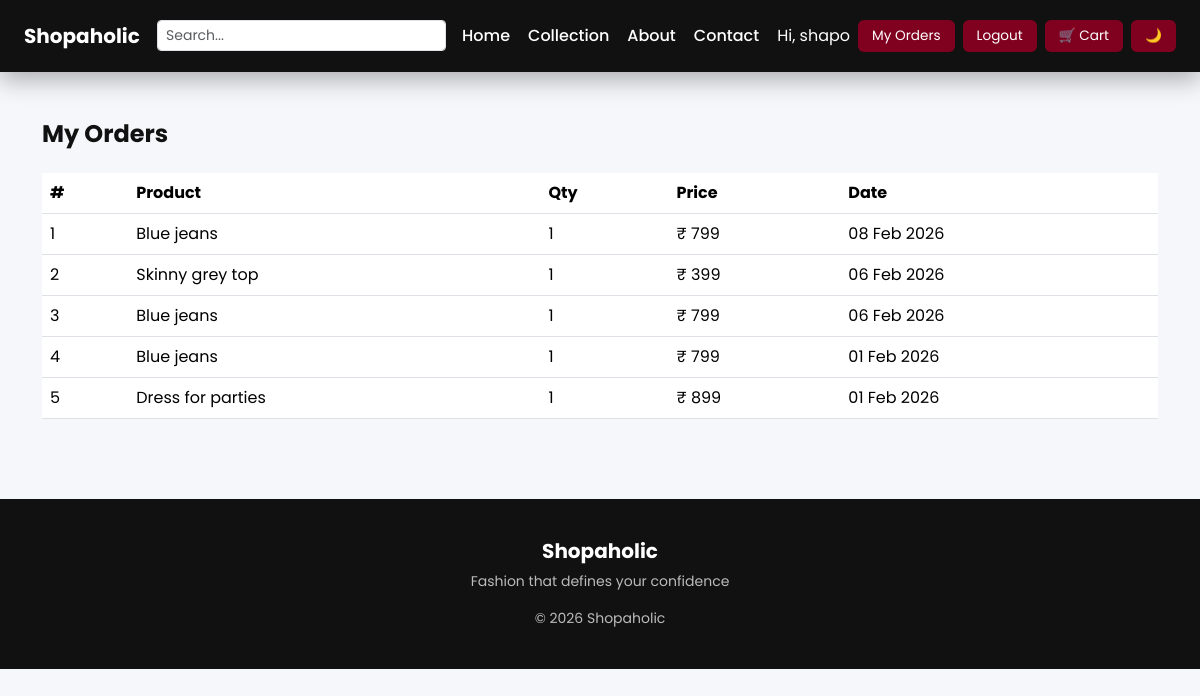
Page /my-orders/ (signed in) on the committed database.
### shop/models.py (models this page shows, shortened)
class Order(models.Model):
    user = models.ForeignKey(User, on_delete=models.CASCADE)
    product = models.ForeignKey(Product, on_delete=models.CASCADE)
    quantity = models.IntegerField()
    price = models.IntegerField()
    ordered_at = models.DateTimeField(auto_now_add=True)

class Product(models.Model):
    name = models.CharField(max_length=200)
    price = models.IntegerField()
    category = models.ForeignKey(Category, on_delete=models.CASCADE)
    image = models.ImageField(upload_to='products/')
    stock = models.IntegerField()
    description = models.TextField()

### shop/views.py (the view)
# urls.py: path('my-orders/', my_orders, name='my_orders'),
@login_required
def my_orders(request):
    orders = Order.objects.filter(
        user=request.user
    ).order_by('-ordered_at')
    return render(request, 'shop/my_orders.html', {
        'orders': orders
    })

### templates/shop/my_orders.html
{% extends 'shop/base.html' %}
{% block content %}
<h4 class="fw-bold mb-4">My Orders</h4>
{% if orders %}
<table class="table align-middle">
  <thead>
    <tr>
      <th>#</th>
      <th>Product</th>
      <th>Qty</th>
      <th>Price</th>
      <th>Date</th>
    </tr>
  </thead>
  <tbody>
    {% for order in orders %}
    <tr>
      <td>{{ forloop.counter }}</td>
      <td>{{ order.product.name }}</td>
      <td>{{ order.quantity }}</td>
      <td>₹ {{ order.price }}</td>
      <td>{{ order.ordered_at|date:"d M Y" }}</td>
    </tr>
    {% endfor %}
  </tbody>
</table>
{% else %}
<p class="text-muted">No orders placed yet.</p>
{% endif %}
{% endblock %}

### templates/shop/base.html (shortened to what this page needs)
<!DOCTYPE html>
<html lang="en">
<head>
  <link href="https://cdn.jsdelivr.net/npm/bootstrap@5.3.3/dist/css/bootstrap.min.css" rel="stylesheet">
</head>
<body>
<nav class="navbar navbar-expand-lg navbar-dark px-4 py-3">
  <a class="navbar-brand fw-bold text-white" href="{% url 'shop:home' %}">
    Shopaholic
  </a>
  <div class="ms-auto d-flex align-items-center">
    {% if not user.is_superuser %}
    <form class="d-flex me-3" action="{% url 'shop:search' %}" method="get">
      <input class="form-control form-control-sm" type="search" name="q" placeholder="Search...">
    </form>
    {% endif %}
    {% if user.is_authenticated and user.is_superuser %}
      <a class="nav-link" href="{% url 'adminapp:dashboard' %}">Dashboard</a>
      <a class="btn btn-nav btn-sm me-2" href="{% url 'adminapp:admin_products' %}">
        Manage Products
      </a>
      <a class="btn btn-nav btn-sm" href="{% url 'userapp:logout' %}">
        Logout
      </a>
    {% else %}
      <a class="nav-link" href="{% url 'shop:home' %}">Home</a>
      <a class="nav-link" href="{% url 'shop:collection' %}">Collection</a>
      <a class="nav-link" href="{% url 'shop:about' %}">About</a>
      <a class="nav-link" href="{% url 'shop:contact' %}">Contact</a>
      {% if user.is_authenticated %}
        <span class="text-white me-2">Hi, {{ user.username }}</span>
        <a class="btn btn-nav btn-sm me-2" href="{% url 'shop:my_orders' %}">
          My Orders
        </a>
        <a class="btn btn-nav btn-sm me-2" href="{% url 'userapp:logout' %}">
          Logout
        </a>
      {% endif %}
      <a class="btn btn-nav btn-sm" href="{% url 'shop:view_cart' %}">
        🛒 Cart
      </a>
      <button id="themeToggle" class="btn btn-sm btn-nav ms-2">
        🌙
      </button>
    {% endif %}
  </div>
</nav>
<div class="container my-5">
  {% block content %}{% endblock %}
</div>
<footer>
  <div class="container text-center">
    <h5 class="fw-bold text-white">Shopaholic</h5>
    <p class="small">Fashion that defines your confidence</p>
    <p class="small mb-0">© 2026 Shopaholic</p>
  </div>
</footer>
</body>
</html>

### templates/shop/base.html (style rules this page uses)
:root { --bg-main: #f6f7fb; --bg-card: #ffffff; --text-main: #111; --text-muted: #666; --navbar-bg: #111; --maroon: #800020; }
body { font-family: 'Poppins', sans-serif; background: var(--bg-main); color: var(--text-main); transition: all 0.3s ease; }
.navbar { background: var(--navbar-bg); box-shadow: 0 8px 25px rgba(0,0,0,0.3); }
.nav-link { color: white !important; margin-right: 18px; position: relative; font-weight: 500; }
.nav-link::after { content: ''; position: absolute; width: 0; height: 2px; bottom: -5px; left: 0; background: var(--maroon); transition: width 0.3s ease; }
.btn-nav { background-color: var(--maroon); color: white; border: none; border-radius: 6px; padding: 6px 14px; font-size: 0.85rem; }
footer { background: #111; color: #bbb; padding: 40px 0; margin-top: 80px; }

### rows in the picture
Order: product.name "Blue jeans", quantity "1", price "799", ordered_at "08 Feb 2026"
Order: product.name "Skinny grey top", quantity "1", price "399", ordered_at "06 Feb 2026"
Order: product.name "Blue jeans", quantity "1", price "799", ordered_at "06 Feb 2026"
Order: product.name "Blue jeans", quantity "1", price "799", ordered_at "01 Feb 2026"
Order: product.name "Dress for parties", quantity "1", price "899", ordered_at "01 Feb 2026"

### other values in the picture
{{ user.username }} "shapo"
